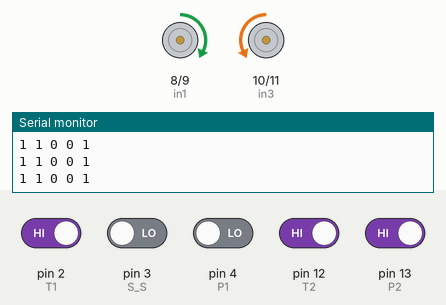
This sketch was run on a simulated Arduino Uno, built with avr-gcc and run on an emulated ATmega328P. On the bench: motor-driver pin pairs drawn as motors (green arrow = first pin HIGH = forward, orange = second pin HIGH = backward, longer = more drive, scaled by the enable pin), the last lines printed to the serial monitor. The test bench sets the inputs (shaded band); at power-on: pin 2 (T1), pin 12 (T2), pin 13 (P2) HIGH, pin 3 (S_S), pin 4 (P1) LOW.

Above: at 1.2 s.
1.3 s: pin 2 (T1) driven LOW and pin 12 (T2) driven LOW
At 1.8 s:
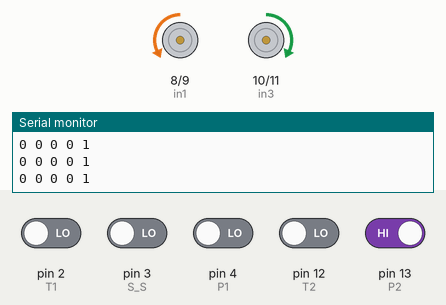
2.8 s: pin 13 (P2) driven LOW
At 3.4 s:
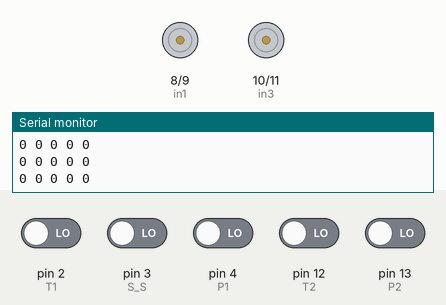
4.3 s: pin 3 (S_S) driven HIGH
At 5.0 s:
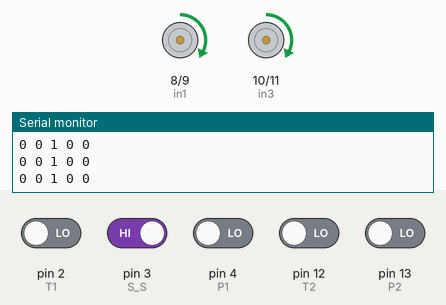
5.8 s: pin 3 (S_S) driven LOW
At 7.0 s:
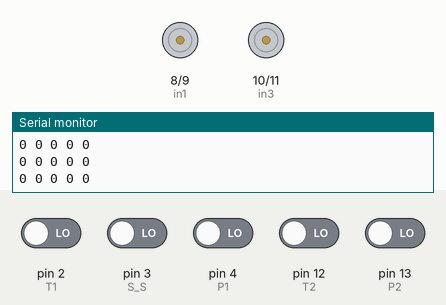
7.3 s: pin 2 (T1) driven HIGH
At 7.6 s:
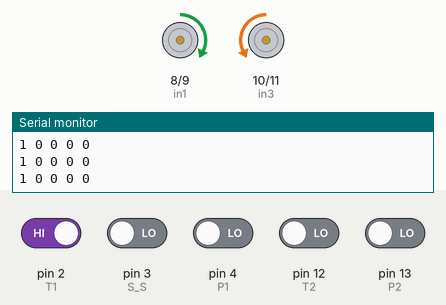
Timing chart, 0 to 9.8 s (numbered marks = the images above; inputs shaded):
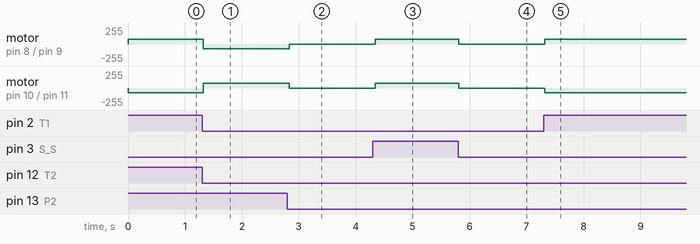

Measured:
- after the input at 1.3 s, motor on pin 8 (in1) / pin 9 (in2): forward 70/255 → backward 70/255 at once; motor on pin 10 (in3) / pin 11 (in4): backward 70/255 → forward 70/255 at once
- after the input at 2.8 s, motor on pin 8 (in1) / pin 9 (in2): backward 70/255 → stopped at once; motor on pin 10 (in3) / pin 11 (in4): forward 70/255 → stopped at once
- after the input at 4.3 s, motor on pin 8 (in1) / pin 9 (in2), motor on pin 10 (in3) / pin 11 (in4): stopped → forward 70/255 at once
- after the input at 5.8 s, motor on pin 8 (in1) / pin 9 (in2), motor on pin 10 (in3) / pin 11 (in4): forward 70/255 → stopped at once
- after the input at 7.3 s, motor on pin 8 (in1) / pin 9 (in2): stopped → forward 70/255 at once; motor on pin 10 (in3) / pin 11 (in4): stopped → backward 70/255 at once

The sketch:

CodeArduino.ino
```cpp
// --- Cấu hình chân điều khiển động cơ ---
const int in1 = 8;
const int in2 = 9;
const int in3 = 10;
const int in4 = 11;
const int enA = 5;
const int enB = 6;

// --- Cấu hình chân cảm biến (từ trái sang phải) ---
const int T1 = 2;   // Trái ngoài
const int T2 = 12;  // Trái giữa
const int S_S = 3;  // Giữa
const int P1 = 4;   // Phải giữa
const int P2 = 13;  // Phải ngoài

// --- Biến tốc độ ---
int speedPWM = 70;   // Tốc độ động cơ (0–255)

void setup() {
  Serial.begin(9600);

  // Đặt chân động cơ là OUTPUT
  pinMode(in1, OUTPUT);
  pinMode(in2, OUTPUT);
  pinMode(in3, OUTPUT);
  pinMode(in4, OUTPUT);
  pinMode(enA, OUTPUT);
  pinMode(enB, OUTPUT);

  analogWrite(enA, speedPWM);
  analogWrite(enB, speedPWM);

  // Đặt chân cảm biến là INPUT
  pinMode(T1, INPUT);
  pinMode(T2, INPUT);
  pinMode(S_S, INPUT);
  pinMode(P1, INPUT);
  pinMode(P2, INPUT);

  idle();  // Dừng ban đầu
  Serial.println("=== Line Following Robot Started ===");
  Serial.println("Format: T1 T2 S P1 P2");
}

// --- Các hàm điều khiển ---
void idle() {  // Dừng
  digitalWrite(in1, LOW);
  digitalWrite(in2, LOW);
  digitalWrite(in3, LOW);
  digitalWrite(in4, LOW);
}

void turnUp() {  // Đi thẳng
  digitalWrite(in1, HIGH);
  digitalWrite(in2, LOW);
  digitalWrite(in3, HIGH);
  digitalWrite(in4, LOW);
}

void turnLeft() {  // Rẽ trái
  digitalWrite(in1, HIGH);
  digitalWrite(in2, LOW);
  digitalWrite(in3, LOW);
  digitalWrite(in4, HIGH);
}

void turnRight() { // Rẽ phải
  digitalWrite(in1, LOW);
  digitalWrite(in2, HIGH);
  digitalWrite(in3, HIGH);
  digitalWrite(in4, LOW);
}

// --- Vòng lặp chính ---
void loop() {
  // Đọc cảm biến
  int t1 = digitalRead(T1);
  int t2 = digitalRead(T2);
  int ss = digitalRead(S_S);
  int p1 = digitalRead(P1);
  int p2 = digitalRead(P2);

  // In trạng thái cảm biến ra Serial
  Serial.print(t1); Serial.print(" ");
  Serial.print(t2); Serial.print(" ");
  Serial.print(ss); Serial.print(" ");
  Serial.print(p1); Serial.print(" ");
  Serial.println(p2);

  // --- Logic dò line ---
  if ((t1==0 && t2==0 && ss==0 && p1==0 && p2==0) ||     // không thấy line
      (t1==1 && t2==1 && ss==1 && p1==1 && p2==1)) {     // toàn line
    idle();
  }
  else if (t1==1 || t2==1) {      // lệch trái
    turnLeft();
  }
  else if (p1==1 || p2==1) {      // lệch phải
    turnRight();
  }
  else if (ss==1) {               // line ở giữa
    turnUp();
  }
  else {                          // không rõ → dừng
    idle();
  }

  delay(50); // giảm tốc độ in Serial, tránh nhiễu
}
```
